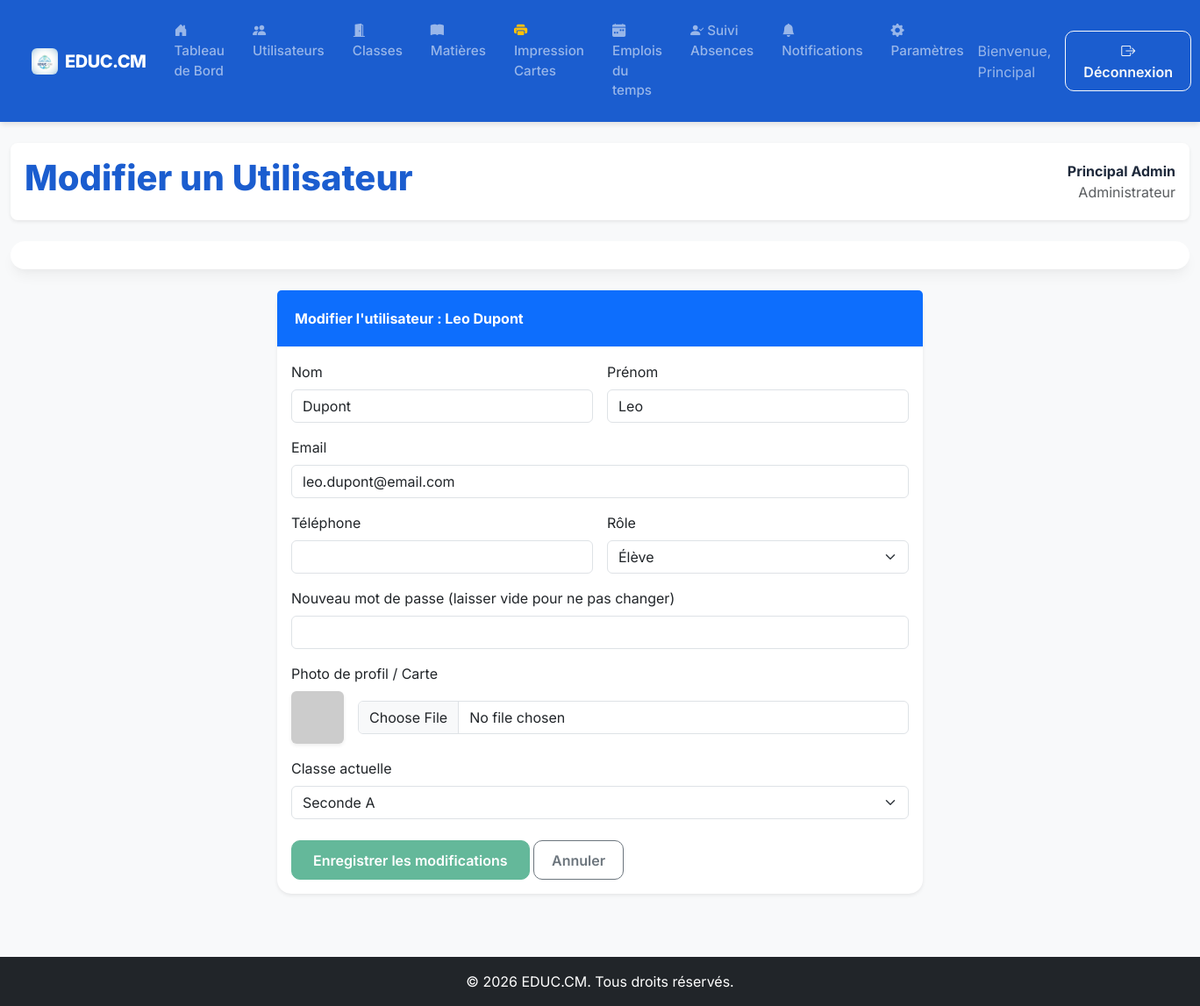
/pages/modifier_utilisateur.php?id=4 (signed in), run on the app's committed database.
### tables this page shows
CREATE TABLE `utilisateurs` (
  `id` int(11) NOT NULL,
  `nom` varchar(100) NOT NULL,
  `prenom` varchar(100) NOT NULL,
  `email` varchar(255) NOT NULL,
  `mot_de_passe` varchar(255) NOT NULL,
  `role` enum('administrateur','enseignant','eleve','parent') NOT NULL,
  `photo` varchar(255) DEFAULT 'default_avatar.png',
  `telephone` varchar(20) DEFAULT NULL,
  `qr_token` varchar(100) DEFAULT NULL,
  `date_creation` timestamp NOT NULL DEFAULT current_timestamp()
);

CREATE TABLE `inscriptions` (
  `id` int(11) NOT NULL,
  `eleve_id` int(11) NOT NULL,
  `classe_id` int(11) NOT NULL,
  `annee_scolaire` varchar(20) NOT NULL
);

CREATE TABLE `classes` (
  `id` int(11) NOT NULL,
  `nom` varchar(100) NOT NULL,
  `niveau` varchar(50) DEFAULT NULL
);

### pages/modifier_utilisateur.php (the view, shortened to what this page needs)
<?php
include '../includes/header.php';
require_once '../includes/db.php';
$user_id = isset($_GET['id']) ? (int)$_GET['id'] : 0;
$stmt = $conn->prepare("SELECT * FROM utilisateurs WHERE id = ?");
$stmt->bind_param("i", $user_id);
$stmt->execute();
$user = $stmt->get_result()->fetch_assoc();
$current_classe_id = 0;
if ($user['role'] === 'eleve') {
    $res = $conn->query("SELECT classe_id FROM inscriptions WHERE eleve_id = $user_id LIMIT 1");
    if ($res->num_rows > 0) $current_classe_id = $res->fetch_assoc()['classe_id'];
}
$classes_result = $conn->query("SELECT * FROM classes ORDER BY nom");
?>
<div class="container py-4">
    <div class="row">
        <div class="col-md-8 mx-auto">
            <div class="card shadow-sm mb-4">
                <div class="card-header bg-primary text-white">Modifier l'utilisateur : <?php echo htmlspecialchars($user['prenom'].' '.$user['nom']); ?></div>
                <div class="card-body">
                    <form action="pages/modifier_utilisateur.php?id=<?php echo $user_id; ?>" method="POST" enctype="multipart/form-data">
                        <div class="row g-3">
                            <div class="col-md-6"><label class="form-label">Nom</label><input type="text" name="nom" class="form-control" value="<?php echo $user['nom']; ?>" required></div>
                            <div class="col-md-6"><label class="form-label">Prénom</label><input type="text" name="prenom" class="form-control" value="<?php echo $user['prenom']; ?>" required></div>
                            <div class="col-md-12"><label class="form-label">Email</label><input type="email" name="email" class="form-control" value="<?php echo $user['email']; ?>" required></div>
                            <div class="col-md-6"><label class="form-label">Téléphone</label><input type="text" name="telephone" class="form-control" value="<?php echo $user['telephone']; ?>"></div>
                            <div class="col-md-6"><label class="form-label">Rôle</label>
                                <select name="role" class="form-select">
                                    <option value="eleve" <?php echo $user['role']=='eleve'?'selected':''; ?>>Élève</option>
                                </select>
                            </div>
                            <div class="col-md-12"><label class="form-label">Nouveau mot de passe (laisser vide pour ne pas changer)</label><input type="password" name="mot_de_passe" class="form-control"></div>
                            <div class="col-md-12">
                                <label class="form-label">Photo de profil / Carte</label>
                                <div class="d-flex align-items-center gap-3">
                                    <?php if ($user['photo']): ?>
                                        <img src="/G/uploads/photos/<?php echo $user['photo']; ?>" class="rounded shadow-sm" style="width: 60px; height: 60px; object-fit: cover;" onerror="this.src='https://ui-avatars.com/api/?name=<?php echo urlencode($user['nom']); ?>'">
                                    <?php endif; ?>
                                    <input type="file" name="photo" class="form-control" accept="image/*">
                                </div>
                            </div>
                            <?php if ($user['role'] === 'eleve'): ?>
                            <div class="col-md-12">
                                <label class="form-label">Classe actuelle</label>
                                <select name="classe_id" class="form-select">
                                    <?php while($c = $classes_result->fetch_assoc()): ?>
                                        <option value="<?php echo $c['id']; ?>" <?php echo $current_classe_id==$c['id']?'selected':''; ?>><?php echo $c['nom']; ?></option>
                                    <?php endwhile; ?>
                                </select>
                            </div>
                            <?php endif; ?>
                            <div class="col-12 mt-4">
                                <button type="submit" name="update_user" class="btn btn-success px-4">Enregistrer les modifications</button>
                                <a href="pages/gestion_utilisateurs.php" class="btn btn-outline-secondary">Annuler</a>
                            </div>
                        </div>
                    </form>
                </div>
            </div>
        </div>
    </div>
</div>
<?php include '../includes/footer.php'; ?>

### css/main.css (style rules this page uses)
:root { --educ-navy: #1b5dcf; --educ-turquoise: #39A9C3; --educ-cyan: #6EC6D0; --educ-green: #64B89A; --educ-bg: #0080ff; --card-shadow: 0 10px 15px -3px rgba(0, 0, 0, 0.05), 0 4px 6px -2px rgba(0, 0, 0, 0.02); }
body { font-family: 'Inter', sans-serif; background-color: var(--educ-bg); color: #1e293b; display: flex; flex-direction: column; min-height: 100vh; }
.card { border: none; border-radius: 16px; box-shadow: var(--card-shadow); transition: transform 0.2s; }
.card-header { background-color: transparent; border-bottom: 1px solid #f1f5f9; padding: 1.25rem; font-weight: 700; color: var(--educ-navy); }
.btn { border-radius: 10px; padding: 0.6rem 1.25rem; font-weight: 600; transition: all 0.3s; }
.btn-success { background-color: var(--educ-green); border-color: var(--educ-green); }

### data on the page
utilisateurs: prenom+nom "Leo Dupont", nom "Dupont", prenom "Leo", email "leo.dupont@email.com", role "Élève"
inscriptions: classe_id "Seconde A"

### other printed values
$user_prenom "Principal"
$page_title "Modifier un Utilisateur"
$user_prenom . ' ' . $user_nom "Principal Admin"
$user_role "Administrateur"
